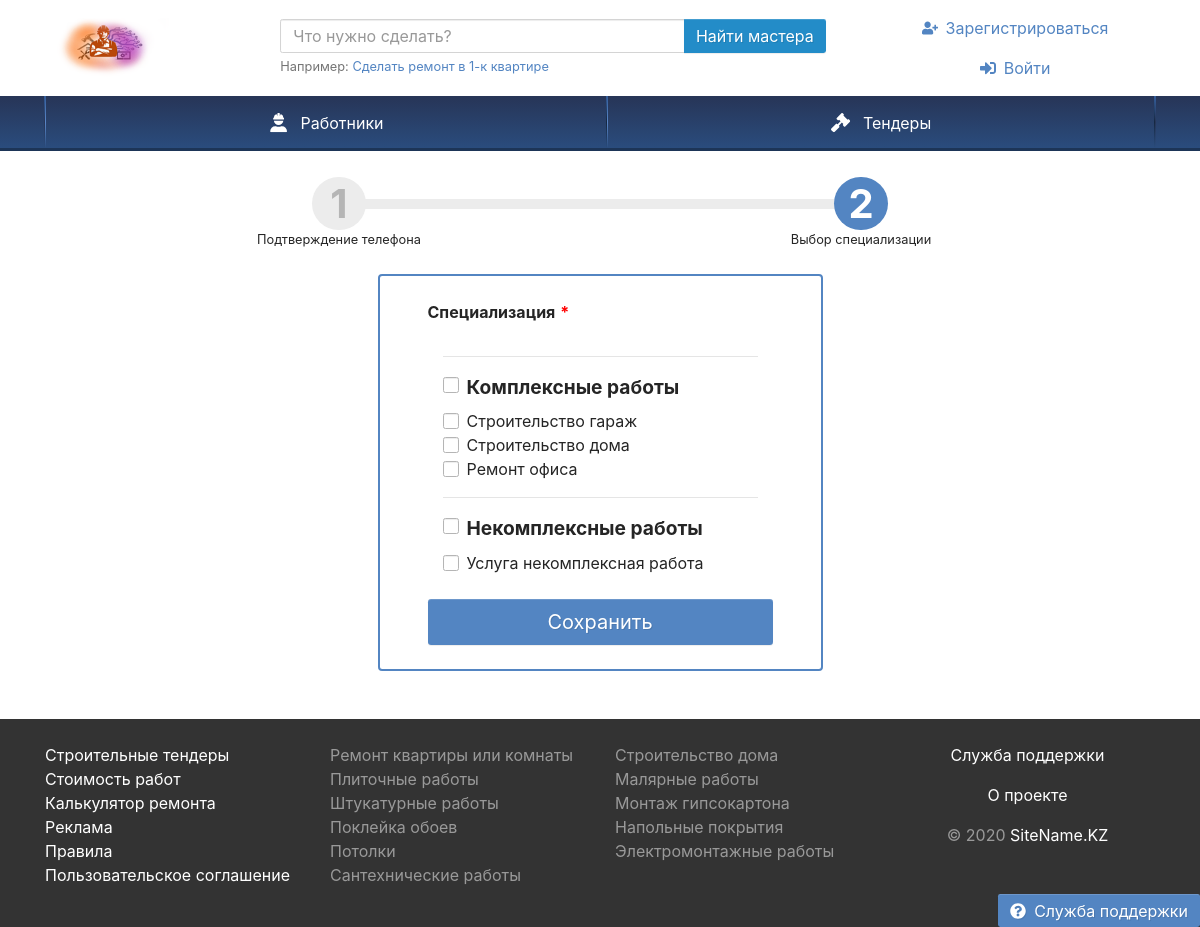
/register2.php, run on an earlier commit of the app's database.
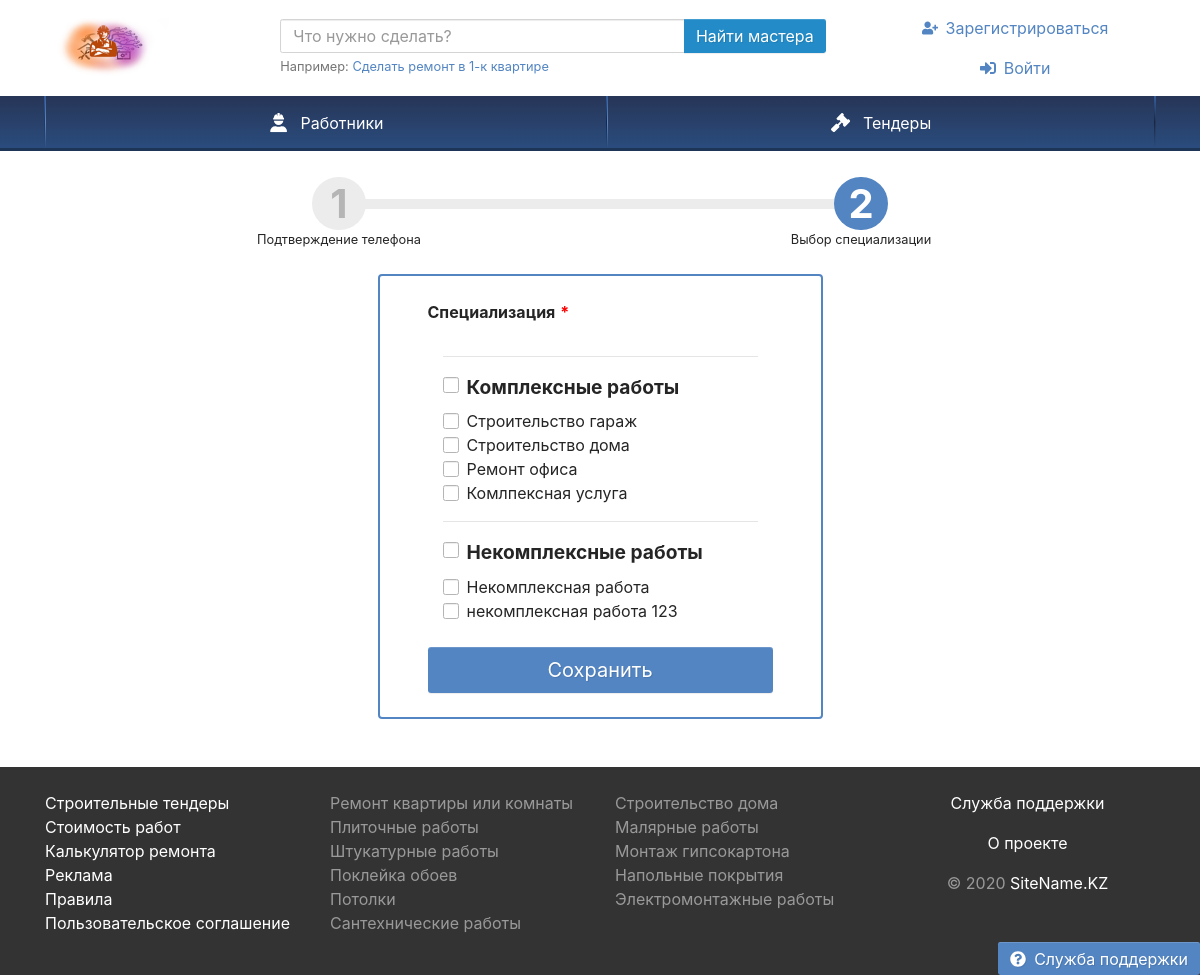
And on a later commit of the database.
### tables this page shows
CREATE TABLE `speciality` (
  `ID` int(11) NOT NULL,
  `NAME_SPEC` varchar(255) NOT NULL
);

CREATE TABLE `services` (
  `ID` int(11) NOT NULL,
  `NAME_SERV` varchar(255) NOT NULL,
  `SPECID` int(11) NOT NULL,
  `FILE_PATH` varchar(200) NOT NULL
);

### register2.php (the view, shortened to what the changed rows need)
<!DOCTYPE html>
<html>
<head>
<link rel="stylesheet" href="Theme/css/steps.css">
<link rel="stylesheet" href="Theme/css/site.css">
</head>
<body id="body">
    <div class="container pt-3 mb-5">
    <div class="row justify-content-center">
        <div class="col-sm-9 col-md-7 col-lg-6 col-xl-5">
            <div class="card border-2 border-primary">
                <div class="card-body px-4 px-sm-5 py-4">
                    <form id="signup" action="#" method="post">
                        <div class="form-group field-signup-username required">
                            <div class="col-sm-12">
            <div class="my-4">
           <div>
               <?php  require_once 'conn.php';
               $query ="SELECT * FROM `speciality`";
               $result = mysqli_query($link, $query) or die("Ошибка " . mysqli_error($link));
               $rows = mysqli_fetch_all($result, MYSQLI_ASSOC);
                foreach ($rows as $row) {
                 $v = $row['ID'];
               ?>
               <hr/>
            <div class="custom-control custom-checkbox">
                <label class="custom-control-label" for="i35"><h4><b><?php echo $row['NAME_SPEC']; ?></b></h4></label>
            </div>
            <?php
              $query2 = "SELECT * FROM `services` WHERE SPECID = $v";
              $result2 = mysqli_query($link, $query2) or die("Ошибка " . mysqli_error($link));
              $rows2 = mysqli_fetch_all($result2, MYSQLI_ASSOC);
              foreach($rows2 as $roww) {
              ?>
<div>
                    <div class="custom-control custom-checkbox">
                        <label class="custom-control-label" for="<?php echo $roww['ID']; ?>"><?php echo $roww['NAME_SERV']; ?></label>
                    </div>
                </div>
              <?php
      }  } ?>
            </div>
    </div>
                            </div>
                        </div>
                    </form>
                </div>
            </div>
        </div>
    </div>
    </div>
      </body>
  </html>

What changed in the data, as far as the page shows it:
removed services: NAME_SERV "Услуга некомплексная работа", shown under speciality "Некомплексные работы"
added services: NAME_SERV "Комлпексная услуга", shown under speciality "Комплексные работы"
added services: NAME_SERV "Некомплексная работа", shown under speciality "Некомплексные работы"
added services: NAME_SERV "некомплексная работа 123", shown under speciality "Некомплексные работы"
